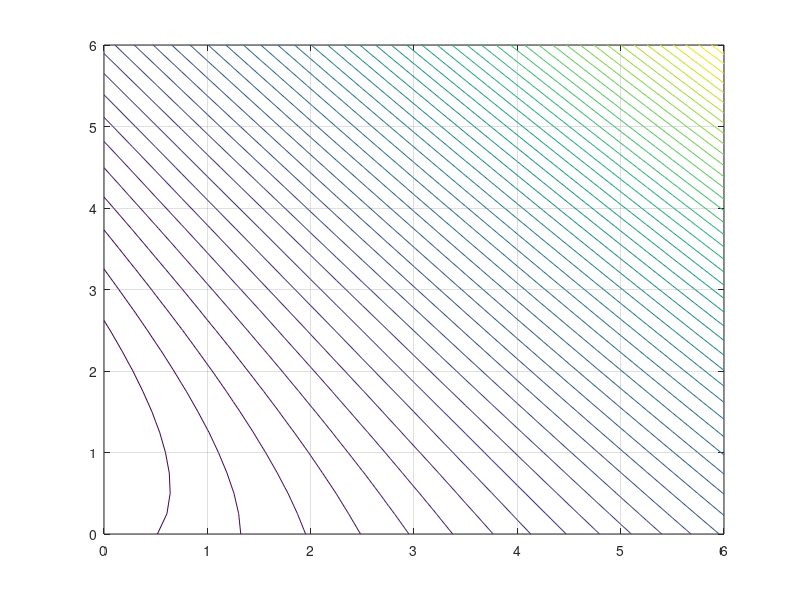

The MATLAB script that drew this image:
%clc;
x = linspace(0,6, 25);
y = linspace(0,6, 25);
[X, Y] = meshgrid(x,y);
F = 8*X.^2 + 14*Y.^2 + 24*(X.*Y) - 31*Y + 25*X;
contour(X, Y, F, 50);
grid on;
